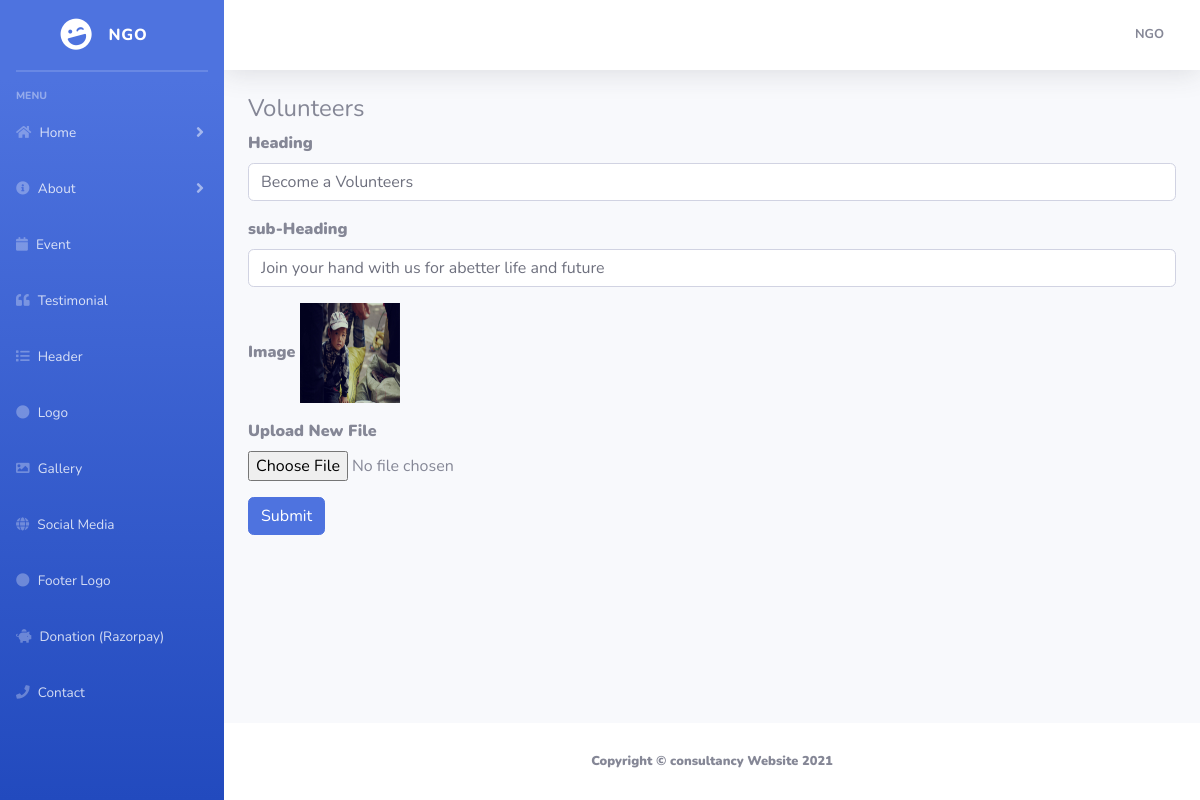
Page /admin/content_edit.php?id=1 (signed in) on the committed database.
### tables this page shows
CREATE TABLE `content` (
  `id` int(11) NOT NULL,
  `heading` varchar(1000) NOT NULL,
  `subheading` varchar(1000) NOT NULL,
  `image` varchar(1000) NOT NULL
);

### admin/db.php (called while the page is built, shortened)
?><?php
class DBController {
private $host = "localhost";
	private $user = "admin_oxpin";
	private $password = "parthiv99";
	private $database = "admin_oxpin";
	private $conn;
	function __construct() {
		$this->conn = $this->connectDB();
	}
	function connectDB() {
		$conn = mysqli_connect($this->host,$this->user,$this->password,$this->database);
mysqli_set_charset($conn,"utf8");
		return $conn;
	}
	function runQuery($query) {
		$result = mysqli_query($this->conn,$query);
		while($row=mysqli_fetch_assoc($result)) {
			$resultset[] = $row;
		}
		if(!empty($resultset))
			return $resultset;
	}
}
$db_handle = new DBController();
?>

### admin/content_edit.php (the view, shortened to what this page needs)
<?php
include('header.php');
?>
                <div class="container-fluid">
                    <h4>Volunteers </h4>
                    <?php
$result = $db_handle->runQuery("select * from content where id='".$_REQUEST['id']."'");
foreach($result as $row) { ?>
<form class="cmxform form-horizontal style-form" id="signupForm" action="content_update.php"
                enctype="multipart/form-data"
                method="post">
                <div class="form-group"><label for="exampleInputEmail1">Heading</label><input type="text"name="edit_heading" value="<?php echo $row['heading'];?>" required
                    class="form-control" id="exampleInputEmail1" aria-describedby="emailHelp"
                    placeholder="Enter text"> </div>
                    <div class="form-group"><label for="exampleInputEmail1">sub-Heading</label><input type="text"name="edit_subheading" value="<?php echo $row['subheading'];?>" required
                    class="form-control" id="exampleInputEmail1" aria-describedby="emailHelp"
                    placeholder="Enter text"> </div>
                    <div class="form-group">
   <label for="exampleFormControlFile1" >Image</label>
   <img src="<?php echo $row['image'];?>"style="width:100px;height:100px;">
   </div>
                    <div class="form-group">
     <label for="exampleFormControlFile1" >Upload New File</label>
     <input type="file" name="image"
     class="form-control-file" id="exampleFormControlFile1">
   </div>
                      <button type="submit" name="upload" class="btn btn-primary">Submit</button>
                    </form>
                    <?php }
                    ?>
                </div>
            </div>
            <footer class="sticky-footer bg-white">
                <div class="container my-auto">
                    <div class="copyright text-center my-auto">
                        <span>Copyright &copy; consultancy Website 2021</span>
                    </div>
                </div>
            </footer>
        </div>
    </div>
</body>
</html>

### rows in the picture
content: edit_heading "Become a Volunteers", edit_subheading "Join your hand with us for abetter life and future", image (picture)
